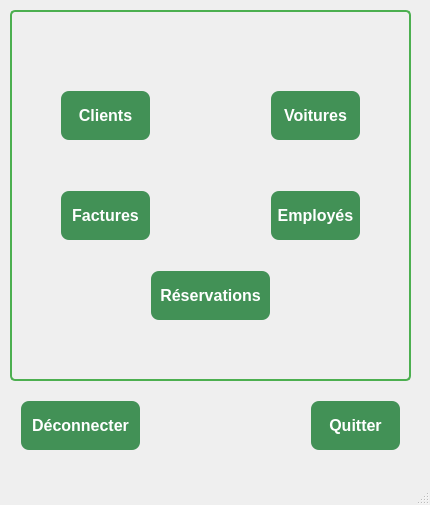
<?xml version="1.0" encoding="UTF-8"?>
<ui version="4.0">
 <class>Welcome</class>
 <widget class="QMainWindow" name="Welcome">
  <property name="geometry">
   <rect>
    <x>0</x>
    <y>0</y>
    <width>430</width>
    <height>505</height>
   </rect>
  </property>
  <property name="windowTitle">
   <string>Welcome</string>
  </property>
  <property name="windowIcon">
   <iconset>
    <normaloff>../icon.png</normaloff>../icon.png</iconset>
  </property>
  <property name="styleSheet">
   <string notr="true">QMainWindow {
    background-image: url(C:/Users/ouniy/Desktop/projet c++/bg.jpg);
    background-repeat: no-repeat;
    background-position: center;

	
}
</string>
  </property>
  <widget class="QWidget" name="centralwidget">
   <widget class="QFrame" name="frame">
    <property name="geometry">
     <rect>
      <x>10</x>
      <y>10</y>
      <width>401</width>
      <height>371</height>
     </rect>
    </property>
    <property name="styleSheet">
     <string notr="true">#frame{

    border: 2px solid #4CAF50;
	border-radius: 5px;
}</string>
    </property>
    <property name="frameShape">
     <enum>QFrame::StyledPanel</enum>
    </property>
    <property name="frameShadow">
     <enum>QFrame::Raised</enum>
    </property>
    <widget class="QPushButton" name="pushButton">
     <property name="geometry">
      <rect>
       <x>50</x>
       <y>80</y>
       <width>91</width>
       <height>51</height>
      </rect>
     </property>
     <property name="styleSheet">
      <string notr="true">QPushButton {
    background-color: 	#429156; /* Green */
    color: white;
    border: none;
    padding: 5px 5px;
    text-align: center;
    text-decoration: none;
    font-size: 16px;
    margin: 1px 1px;
    border-radius: 8px;
    font-weight: bold; /* Make the text bold */
}

QPushButton:hover {
    background-color: #45a040; /* Darker green on hover */
}</string>
     </property>
     <property name="text">
      <string>Clients</string>
     </property>
    </widget>
    <widget class="QPushButton" name="pushButton_2">
     <property name="geometry">
      <rect>
       <x>260</x>
       <y>80</y>
       <width>91</width>
       <height>51</height>
      </rect>
     </property>
     <property name="styleSheet">
      <string notr="true">QPushButton {
    background-color: 	#429156; /* Green */
    color: white;
    border: none;
    padding: 5px 5px;
    text-align: center;
    text-decoration: none;
    font-size: 16px;
    margin: 1px 1px;
    border-radius: 8px;
    font-weight: bold; /* Make the text bold */
}

QPushButton:hover {
    background-color: #45a040; /* Darker green on hover */
}</string>
     </property>
     <property name="text">
      <string>Voitures</string>
     </property>
    </widget>
    <widget class="QPushButton" name="pushButton_3">
     <property name="geometry">
      <rect>
       <x>50</x>
       <y>180</y>
       <width>91</width>
       <height>51</height>
      </rect>
     </property>
     <property name="styleSheet">
      <string notr="true">QPushButton {
    background-color: 	#429156; /* Green */
    color: white;
    border: none;
    padding: 5px 5px;
    text-align: center;
    text-decoration: none;
    font-size: 16px;
    margin: 1px 1px;
    border-radius: 8px;
    font-weight: bold; /* Make the text bold */
}

QPushButton:hover {
    background-color: #45a040; /* Darker green on hover */
}</string>
     </property>
     <property name="text">
      <string>Factures</string>
     </property>
    </widget>
    <widget class="QPushButton" name="pushButton_4">
     <property name="geometry">
      <rect>
       <x>260</x>
       <y>180</y>
       <width>91</width>
       <height>51</height>
      </rect>
     </property>
     <property name="styleSheet">
      <string notr="true">QPushButton {
    background-color: 	#429156; /* Green */
    color: white;
    border: none;
    padding: 5px 5px;
    text-align: center;
    text-decoration: none;
    font-size: 16px;
    margin: 1px 1px;
    border-radius: 8px;
    font-weight: bold; /* Make the text bold */
}

QPushButton:hover {
    background-color: #45a040; /* Darker green on hover */
}</string>
     </property>
     <property name="text">
      <string>Employés</string>
     </property>
    </widget>
    <widget class="QPushButton" name="pushButton_5">
     <property name="geometry">
      <rect>
       <x>140</x>
       <y>260</y>
       <width>121</width>
       <height>51</height>
      </rect>
     </property>
     <property name="styleSheet">
      <string notr="true">QPushButton {
    background-color: 	#429156; /* Green */
    color: white;
    border: none;
    padding: 5px 5px;
    text-align: center;
    text-decoration: none;
    font-size: 16px;
    margin: 1px 1px;
    border-radius: 8px;
    font-weight: bold; /* Make the text bold */
}

QPushButton:hover {
    background-color: #45a040; /* Darker green on hover */
}</string>
     </property>
     <property name="text">
      <string>Réservations</string>
     </property>
    </widget>
   </widget>
   <widget class="QPushButton" name="pushButton_6">
    <property name="geometry">
     <rect>
      <x>310</x>
      <y>400</y>
      <width>91</width>
      <height>51</height>
     </rect>
    </property>
    <property name="styleSheet">
     <string notr="true">QPushButton {
    background-color: 	#429156; /* Green */
    color: white;
    border: none;
    padding: 5px 5px;
    text-align: center;
    text-decoration: none;
    font-size: 16px;
    margin: 1px 1px;
    border-radius: 8px;
    font-weight: bold; /* Make the text bold */
}

QPushButton:hover {
    background-color: #45a040; /* Darker green on hover */
}</string>
    </property>
    <property name="text">
     <string>Quitter</string>
    </property>
   </widget>
   <widget class="QPushButton" name="pushButton_7">
    <property name="geometry">
     <rect>
      <x>20</x>
      <y>400</y>
      <width>121</width>
      <height>51</height>
     </rect>
    </property>
    <property name="styleSheet">
     <string notr="true">QPushButton {
    background-color: 	#429156; /* Green */
    color: white;
    border: none;
    padding: 5px 5px;
    text-align: center;
    text-decoration: none;
    font-size: 16px;
    margin: 1px 1px;
    border-radius: 8px;
    font-weight: bold; /* Make the text bold */
}

QPushButton:hover {
    background-color: #45a040; /* Darker green on hover */
}</string>
    </property>
    <property name="text">
     <string>Déconnecter</string>
    </property>
   </widget>
  </widget>
  <widget class="QMenuBar" name="menubar">
   <property name="geometry">
    <rect>
     <x>0</x>
     <y>0</y>
     <width>430</width>
     <height>22</height>
    </rect>
   </property>
  </widget>
  <widget class="QStatusBar" name="statusbar"/>
 </widget>
 <resources/>
 <connections/>
</ui>
